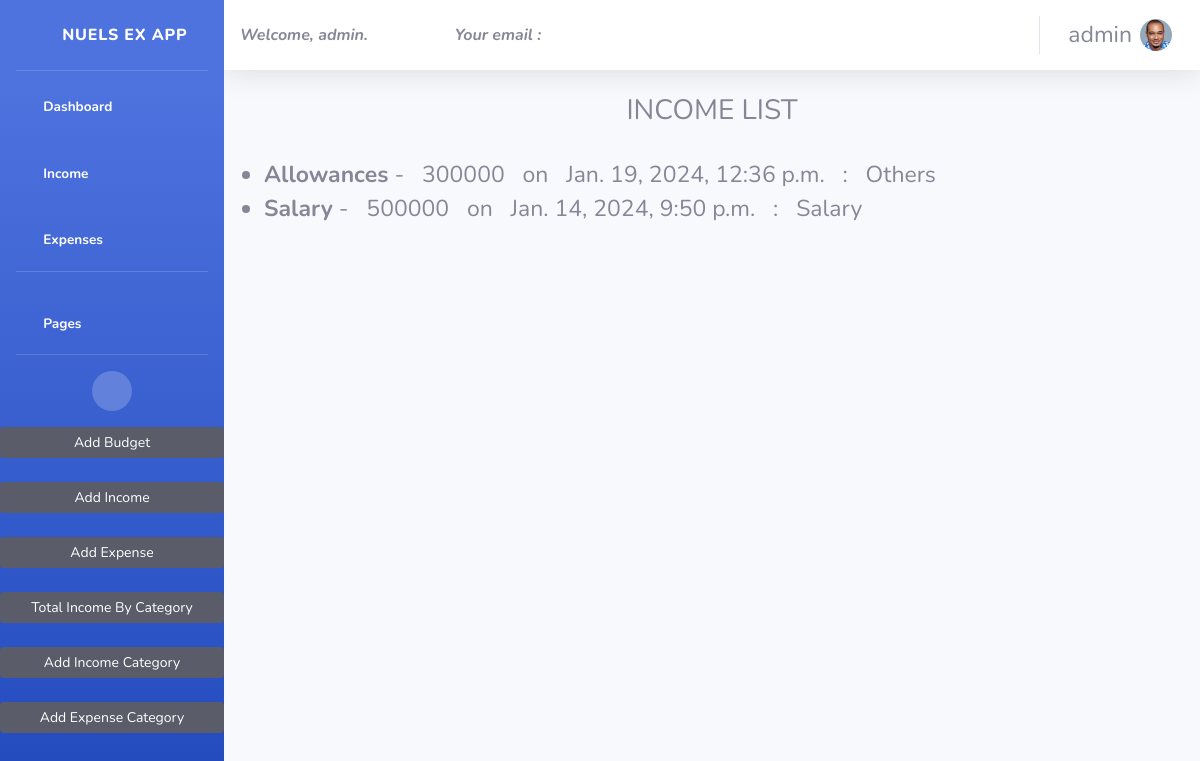
Screenshot of /income/ (signed in) with the database file from the repository.
### expenses/models.py (models this page shows, shortened)
class Userprofile(models.Model):
    user = models.OneToOneField(User, on_delete=models.CASCADE)
    email = models.EmailField(max_length=300, blank=True, null=True)
    address = models.CharField(max_length= 300, blank=True, null=True)
    dob = models.DateField(blank=True, null=True)
    fullname = models.CharField(max_length=100, blank=True, null=True)
    username = models.CharField(max_length=50, null=True, default=1)
    profile_image = models.ImageField(upload_to='profile')
    activation_key = models.CharField(max_length=300, blank=True, null=True)

class Income(models.Model):
    user = models.ForeignKey(User, on_delete=models.CASCADE)
    description = models.CharField(max_length=300, blank=True, null=True)
    amount = models.IntegerField(null=True, blank=True)
    date = models.DateTimeField(auto_now_add=True)
    incometype = models.ForeignKey(Incomecategory, on_delete=models.CASCADE)
    class Meta:
        ordering = ['-date']

class Incomecategory(models.Model):
    name = models.CharField(max_length=200, blank=True, null=True)
    slug = models.SlugField(unique=True, blank=True, max_length=300,)

### expenses/views.py (the view)
# urls.py: path('income/', IncomeListView.as_view(), name='income-list'),
class IncomeListView(ListView):
    def get_queryset(self):
        return Income.objects.filter(user=self.request.user)
    def get(self, request):
        context = {
            'income_list': self.get_queryset()
        }
        return render(request, 'incoexp/income_list.html', context=context)

### expenses/context_processor.py (called while the page is built)
def profile_info(request):
    if request.user.is_authenticated:
        try:
            profile = Userprofile.objects.get(user=request.user)
            return {'user_profile': profile}
        except Userprofile.DoesNotExist:
            pass
    return {}

### expenses/expensescat_context.py (called while the page is built)
def cate_list(request):
    globa_list =Expensescategory.objects.all()
    return {
        'globa_list': globa_list,
    }

### expenses/incomecat_context.py (called while the page is built)
def category_list(request):
    global_list = Incomecategory.objects.all()
    return {
        'global_list': global_list,
    }

### templates/incoexp/income_list.html (shortened to what this page needs)
{% extends 'index.html' %}
{% block content %}
<h3>INCOME LIST</h3>
  {% if income_list %}
    <ul>
      {% for income in income_list %}
        <li>
          <strong>{{ income.description }}</strong> - &nbsp; {{ income.amount }} &nbsp; on &nbsp; {{ income.date }} &nbsp; : &nbsp;
          {{ income.incometype.name }}
        </li>
      {% endfor %}
    </ul>
  {% else %}
    <p>No income records found.</p>
  {% endif %}
{% endblock %}

### templates/header.html (shortened to what this page needs)
<!DOCTYPE html>
{% load static %}
<html lang="en">
<head>
    <link href="{% static 'vendor/fontawesome-free/css/all.min.css' %}" rel="stylesheet" type="text/css">
    <link href="{% static 'css/sb-admin-2.min.css' %}" rel="stylesheet">
    <link href="{% static 'vendor/datatables/dataTables.bootstrap4.min.css' %}" rel="stylesheet">
</head>
<body id="page-top">
    <div id="wrapper">
        {% include 'sidebar.html' %}
        <div id="content-wrapper" class="d-flex flex-column">
            <div id="content">
                <nav class="navbar navbar-expand navbar-light bg-white topbar mb-4 static-top shadow">
                    <span class="wel" style="font-style: italic; font-weight: bold;">Welcome, {{ request.user }}.</span>
                    <span class="wel" style="font-style: italic;"><strong>Your email : </strong>{{ user.email }}</span>
                    <ul class="navbar-nav ml-auto">
                        <li class="nav-item dropdown no-arrow">
                            <a class="nav-link dropdown-toggle" href="#" id="userDropdown" role="button"
                                data-toggle="dropdown" aria-haspopup="true" aria-expanded="false">
                                <span class="mr-2 d-none d-lg-inline text-gray-600 large fw-bold">{{request.user}}</span>
                                {% if user_profile.profile_image %}
                                <img class="img-profile rounded-circle" src="{{ user_profile.profile_image.url }}" alt="Profile Image">
                                {% else %}
                                <img src="{% static 'img/undraw_profile.svg' %}" alt="Default Image">
                                {% endif %}
                            </a>
                        </li>
                    </ul>
                </nav>
                    {% block content %}
                    {% endblock content %}
            </div>
        </div>
    </div>
</body>
</html>

### templates/incoexp/income_list.html (style rules this page uses)
h3 { text-align: center; margin-bottom: 30px; margin-top: 20px; }
li { font-size: 23px; }

### rows the page displays
Userprofile: profile_image (picture)
Income: description "Allowances", amount "300000", date "Jan. 19, 2024, 12:36 p.m.", incometype.name "Others"
Income: description "Salary", amount "500000", date "Jan. 14, 2024, 9:50 p.m.", incometype.name "Salary"

### other values shown
{{ request.user }} "admin"
